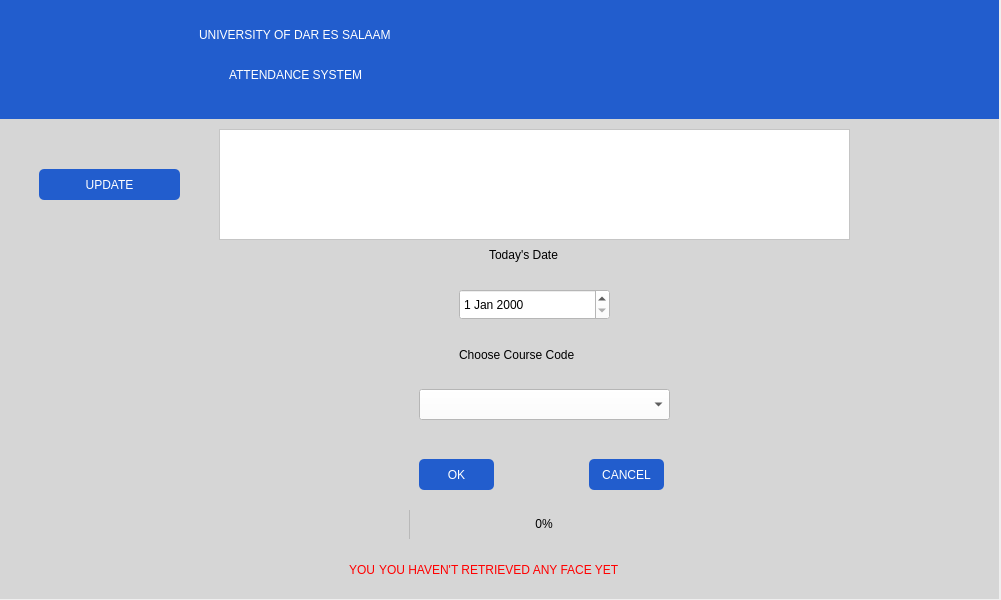
<?xml version="1.0" encoding="UTF-8"?>
<ui version="4.0">
 <class>takeattendance</class>
 <widget class="QDialog" name="takeattendance">
  <property name="geometry">
   <rect>
    <x>0</x>
    <y>0</y>
    <width>1001</width>
    <height>600</height>
   </rect>
  </property>
  <property name="windowTitle">
   <string>Dialog</string>
  </property>
  <widget class="QWidget" name="widgetb" native="true">
   <property name="geometry">
    <rect>
     <x>-1</x>
     <y>-1</y>
     <width>1000</width>
     <height>600</height>
    </rect>
   </property>
   <widget class="QWidget" name="widgetb1" native="true">
    <property name="geometry">
     <rect>
      <x>0</x>
      <y>0</y>
      <width>1000</width>
      <height>120</height>
     </rect>
    </property>
    <property name="styleSheet">
     <string notr="true">background-color: rgb(34, 93, 205);</string>
    </property>
    <widget class="QLabel" name="label">
     <property name="geometry">
      <rect>
       <x>40</x>
       <y>10</y>
       <width>100</width>
       <height>99</height>
      </rect>
     </property>
     <property name="text">
      <string/>
     </property>
     <property name="pixmap">
      <pixmap>../Wallpapers/udsm_logo.png</pixmap>
     </property>
    </widget>
    <widget class="QLabel" name="label_5">
     <property name="geometry">
      <rect>
       <x>430</x>
       <y>0</y>
       <width>531</width>
       <height>120</height>
      </rect>
     </property>
     <property name="text">
      <string/>
     </property>
     <property name="pixmap">
      <pixmap>../Wallpapers/nkuruma_hall.png</pixmap>
     </property>
    </widget>
    <widget class="QLabel" name="label_2">
     <property name="geometry">
      <rect>
       <x>200</x>
       <y>10</y>
       <width>251</width>
       <height>51</height>
      </rect>
     </property>
     <property name="styleSheet">
      <string notr="true">color: rgb(255, 255, 255);
font: 75 12pt &quot;Arial&quot;;</string>
     </property>
     <property name="text">
      <string>UNIVERSITY OF DAR ES SALAAM</string>
     </property>
    </widget>
    <widget class="QLabel" name="label_3">
     <property name="geometry">
      <rect>
       <x>230</x>
       <y>50</y>
       <width>181</width>
       <height>51</height>
      </rect>
     </property>
     <property name="styleSheet">
      <string notr="true">color: rgb(255, 255, 255);
font: 75 12pt &quot;Arial&quot;;</string>
     </property>
     <property name="text">
      <string>ATTENDANCE SYSTEM</string>
     </property>
    </widget>
   </widget>
   <widget class="QWidget" name="widgetb3" native="true">
    <property name="geometry">
     <rect>
      <x>0</x>
      <y>120</y>
      <width>1000</width>
      <height>480</height>
     </rect>
    </property>
    <property name="styleSheet">
     <string notr="true">background-color: rgb(214, 214, 214);
</string>
    </property>
    <widget class="QLabel" name="label_4">
     <property name="geometry">
      <rect>
       <x>490</x>
       <y>120</y>
       <width>111</width>
       <height>31</height>
      </rect>
     </property>
     <property name="styleSheet">
      <string notr="true">font: 75 14pt &quot;MS Shell Dlg 2&quot;;</string>
     </property>
     <property name="text">
      <string>Today's Date</string>
     </property>
    </widget>
    <widget class="QLabel" name="label_6">
     <property name="geometry">
      <rect>
       <x>460</x>
       <y>220</y>
       <width>171</width>
       <height>31</height>
      </rect>
     </property>
     <property name="styleSheet">
      <string notr="true">font: 75 14pt &quot;MS Shell Dlg 2&quot;;</string>
     </property>
     <property name="text">
      <string>Choose Course Code</string>
     </property>
    </widget>
    <widget class="QComboBox" name="comboBox">
     <property name="geometry">
      <rect>
       <x>420</x>
       <y>270</y>
       <width>251</width>
       <height>31</height>
      </rect>
     </property>
     <property name="styleSheet">
      <string notr="true">font: 10pt &quot;Arial&quot;;
background-color: rgb(255, 255, 255);</string>
     </property>
    </widget>
    <widget class="QDateEdit" name="date">
     <property name="geometry">
      <rect>
       <x>460</x>
       <y>170</y>
       <width>151</width>
       <height>31</height>
      </rect>
     </property>
     <property name="styleSheet">
      <string notr="true">font: 10pt &quot;Arial&quot;;
background-color: rgb(255, 255, 255);</string>
     </property>
    </widget>
    <widget class="QPushButton" name="okButton">
     <property name="geometry">
      <rect>
       <x>420</x>
       <y>340</y>
       <width>75</width>
       <height>31</height>
      </rect>
     </property>
     <property name="styleSheet">
      <string notr="true">font: 75 10pt &quot;Arial&quot;;
background-color: rgb(34, 93, 205);
border-style: outset;
color: rgb(255, 255, 255);
border-radius: 5px;</string>
     </property>
     <property name="text">
      <string>OK</string>
     </property>
    </widget>
    <widget class="QPushButton" name="cancelButton">
     <property name="geometry">
      <rect>
       <x>590</x>
       <y>340</y>
       <width>75</width>
       <height>31</height>
      </rect>
     </property>
     <property name="styleSheet">
      <string notr="true">font: 75 10pt &quot;Arial&quot;;
background-color: rgb(34, 93, 205);
border-style: outset;
color: rgb(255, 255, 255);
border-radius: 5px;</string>
     </property>
     <property name="text">
      <string>CANCEL</string>
     </property>
    </widget>
    <widget class="QLabel" name="nocourse">
     <property name="geometry">
      <rect>
       <x>350</x>
       <y>430</y>
       <width>421</width>
       <height>41</height>
      </rect>
     </property>
     <property name="styleSheet">
      <string notr="true">color: rgb(255, 0, 0);
font: 75 15pt &quot;Myanmar Text&quot;;</string>
     </property>
     <property name="text">
      <string>YOU HAVEN'T REGISTERED ANY COURSE YET</string>
     </property>
    </widget>
    <widget class="QLabel" name="nofaces">
     <property name="geometry">
      <rect>
       <x>380</x>
       <y>430</y>
       <width>421</width>
       <height>41</height>
      </rect>
     </property>
     <property name="styleSheet">
      <string notr="true">color: rgb(255, 0, 0);
font: 75 15pt &quot;Myanmar Text&quot;;</string>
     </property>
     <property name="text">
      <string>YOU HAVEN'T RETRIEVED ANY FACE YET</string>
     </property>
    </widget>
    <widget class="QProgressBar" name="pb">
     <property name="geometry">
      <rect>
       <x>410</x>
       <y>390</y>
       <width>271</width>
       <height>31</height>
      </rect>
     </property>
     <property name="styleSheet">
      <string notr="true">border-color: rgb(214, 214, 214);
border-radius: 15px;</string>
     </property>
     <property name="value">
      <number>0</number>
     </property>
     <property name="alignment">
      <set>Qt::AlignCenter</set>
     </property>
    </widget>
    <widget class="QScrollArea" name="scroll">
     <property name="geometry">
      <rect>
       <x>220</x>
       <y>10</y>
       <width>631</width>
       <height>111</height>
      </rect>
     </property>
     <property name="styleSheet">
      <string notr="true">background-color: rgb(255, 255, 255);</string>
     </property>
     <property name="widgetResizable">
      <bool>true</bool>
     </property>
     <widget class="QWidget" name="scrollAreaWidgetContents">
      <property name="geometry">
       <rect>
        <x>0</x>
        <y>0</y>
        <width>629</width>
        <height>109</height>
       </rect>
      </property>
     </widget>
    </widget>
    <widget class="QPushButton" name="retrieveButton">
     <property name="geometry">
      <rect>
       <x>40</x>
       <y>50</y>
       <width>141</width>
       <height>31</height>
      </rect>
     </property>
     <property name="styleSheet">
      <string notr="true">font: 75 10pt &quot;Arial&quot;;
background-color: rgb(34, 93, 205);
border-style: outset;
color: rgb(255, 255, 255);
border-radius: 5px;</string>
     </property>
     <property name="text">
      <string>UPDATE</string>
     </property>
    </widget>
   </widget>
  </widget>
 </widget>
 <resources/>
 <connections/>
</ui>
